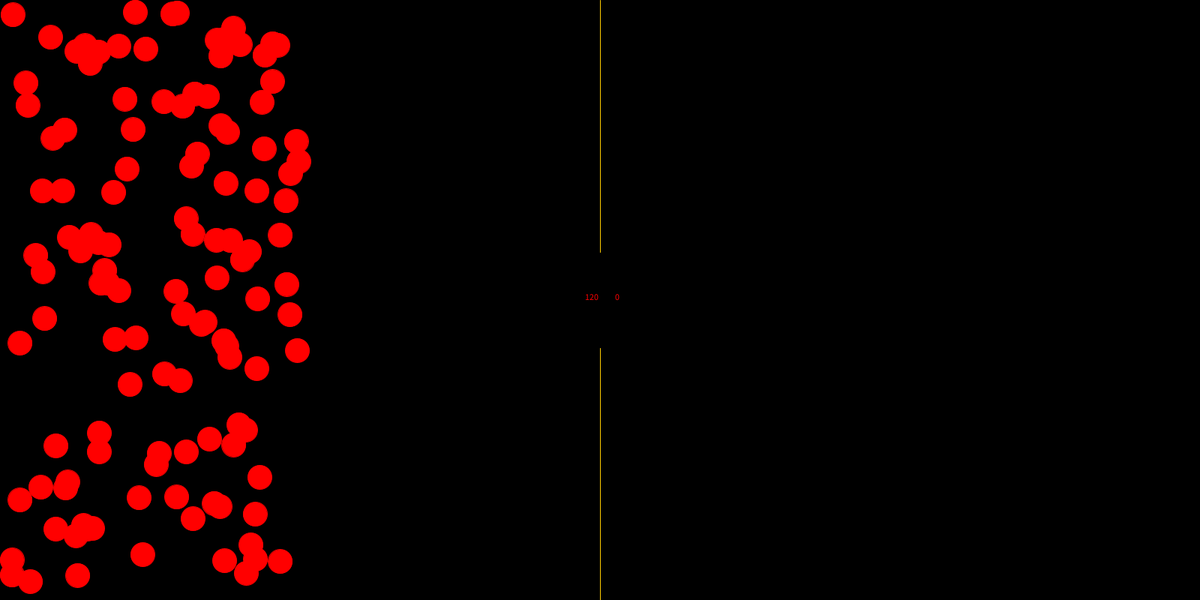
Frame 1 (no input)
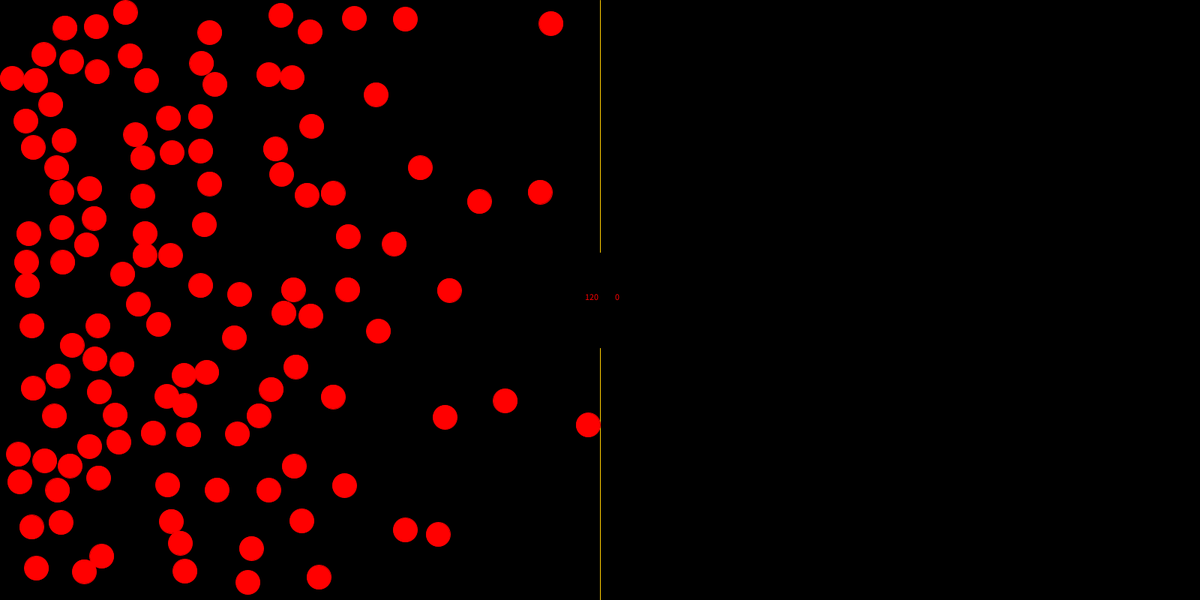
Frame 60 (the mouse pressed at the canvas centre just before this capture)
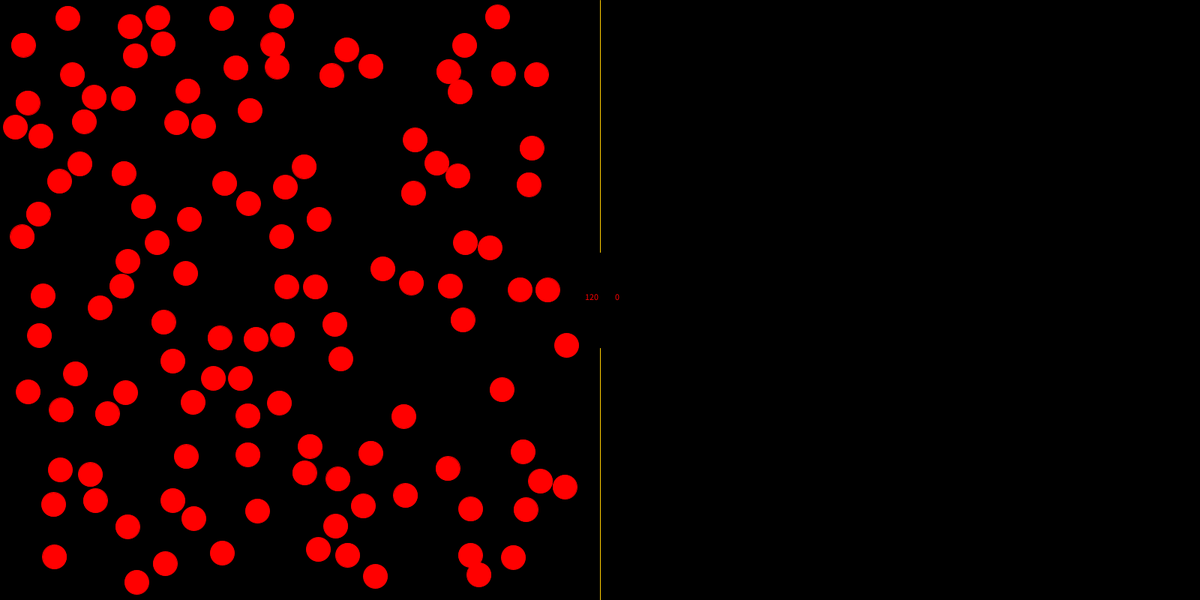
Frame 120 (the mouse held since frame 60 and released just before this capture)

The Processing sketch that drew these frames (run headless with seeded random() and noise(); from frame 60 on, the mouse is pressed at the canvas centre):

// Processing sketch: molecule_simulation
// ── molecule_simulation.pde
int totalBalls = 120;
Ball[] balls = new Ball[totalBalls];
float targetX, targetY;

int width, height;

void setup() {
    width = 1600;
    height = 800;
    size(1600, 800);
    noStroke();
    smooth();
    background(0);
    targetX = width / 2;
    targetY = height / 2;
    fill(color(255, 0, 0));
    for (int i = 0; i < totalBalls; i++) {
        Ball ball = new Ball();
        ball.x = random(width/4);
        ball.y = random(height);
        ball.vx = random(10) - 5;
        ball.vy = random(10) - 5;
        ball.radius = width * .01;
        ball.position=0;
        balls[i] = ball;
    }
};

void draw() {
    background(0);
    fill(color(255, 0, 0));
    stroke( #ffcc00 );
    line( width/2, height/2+width*.04, width/2, height );
    line( width/2, height/2-width*.04, width/2, 0 );
    stroke( color(255, 0, 0) );
    for (int i = 0; i < totalBalls; i++) {
        balls[i].x += balls[i].vx;
        balls[i].y += balls[i].vy;
        checkWallCollision(balls[i]);
        balls[i].render();
    }
    int right = 0;
    for (int i = 0; i < totalBalls; i++) {
        for (int j = i + 1; j < totalBalls; j++) {
            float dx = balls[j].x - balls[i].x;
            float dy = balls[j].y - balls[i].y;
            float dist = sqrt(dx * dx + dy * dy);
            if (dist < (balls[j].radius + balls[i].radius)) {
                // balls have contact so push back...
                float normalX = dx / dist;
                float normalY = dy / dist;
                float midpointX = (balls[i].x + balls[j].x) / 2;
                float midpointY = (balls[i].y + balls[j].y) / 2;
                balls[i].x = midpointX - normalX * balls[i].radius;
                balls[i].y = midpointY - normalY * balls[i].radius;
                balls[j].x = midpointX + normalX * balls[j].radius;
                balls[j].y = midpointY + normalY * balls[j].radius;
                float dVector = (balls[i].vx - balls[j].vx) * normalX;
                dVector += (balls[i].vy - balls[j].vy) * normalY;
                float dvx = dVector * normalX;
                float dvy = dVector * normalY;
                balls[i].vx -= dvx;
                balls[i].vy -= dvy;
                balls[j].vx += dvx;
                balls[j].vy += dvy;
            }
        }
        if(balls[i].x>width/2)right++;
    }
    text(right,width/2+20,height/2);
    text(totalBalls-right,width/2-20,height/2);
};


void checkWallCollision(Ball ball) {
  if(ball.position==0){
    if (ball.x < ball.radius) {
        ball.x = ball.radius;
        ball.vx *= -1;
    }
    if (ball.x > width/2 - (ball.radius)){
        if(ball.y<height/2+width*.03 && ball.y>height/2-width*.03){
          ball.position = 1;
        }else if(ball.vx>0){
          ball.x = width/2 - (ball.radius);
          ball.vx *= -1;
        }
    }
    if (ball.y < ball.radius) {
        ball.y = ball.radius;
        ball.vy *= -1;
    }
    if (ball.y > height - (ball.radius)) {
        ball.y = height - (ball.radius);
        ball.vy *= -1;
    }
  }else{
    if (ball.x > - ball.radius + width) {
        ball.x = - ball.radius + width;
        ball.vx *= -1;
    }
    if (ball.x < width/2 + (ball.radius)){
        if(ball.y<height/2+width*.03 && ball.y>height/2-width*.03){
          ball.position = 0;
        }else if(ball.vx<0){
          ball.x = width/2 + (ball.radius);
          ball.vx *= -1;
        }
    }
    if (ball.y < ball.radius) {
        ball.y = ball.radius;
        ball.vy *= -1;
    }
    if (ball.y > height - (ball.radius)) {
        ball.y = height - (ball.radius);
        ball.vy *= -1;
    }
  }
}

class Ball {
  float x = 0;
  float y = 0;
  float vx = 0;
  float vy = 0;
  float gravityX = 0;
  float gravityY = 0;
  float radius = 5.0;
  int position=0;

  void render() {
      ellipse(this.x, this.y, this.radius * 2, this.radius * 2);
  }
}
